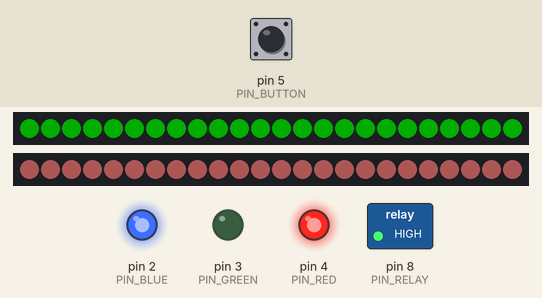
Recording of a sketch running on a simulated Arduino Uno, built with avr-gcc and run on an emulated ATmega328P. On the bench: 2 × 24 RGB LEDs in strip order, left to right, switched loads named in the sketch (green lamp = pin HIGH), output pins drawn as LEDs (lit = HIGH). The inputs (shaded band) are chosen by the test bench; at power-on: pin 5 (PIN_BUTTON) HIGH. Dim RGB values are drawn brighter than linear; the audio player accepts every command and is not drawn; what the sketch prints to the serial monitor is not drawn.

Above: at 2.7 s.
2.8 s: pin 5 (PIN_BUTTON) pulled LOW for 0.15 s
At 3.2 s:
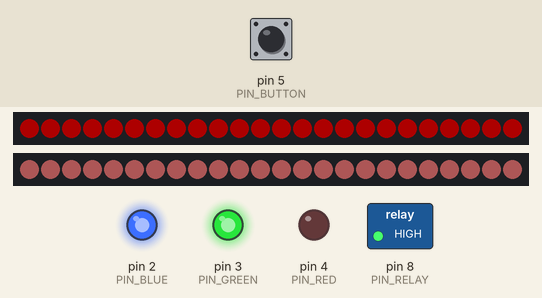
Timing chart, 0 to 5.8 s (numbered marks = the images above; inputs shaded):
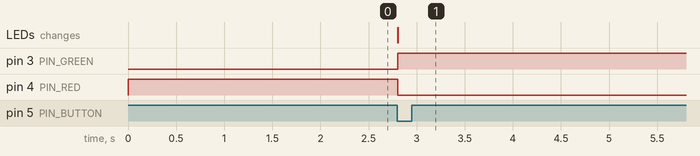

Measured:
- after the input at 2.8 s, pin 3 (PIN_GREEN): LOW → HIGH at once; pin 4 (PIN_RED): HIGH → LOW at once; the LEDs: change at once (image 1)

The sketch:

speaker-ledrings-ruggedbutton-uvlight-Test.ino
```cpp
#include <Adafruit_NeoPixel.h>
#include <SoftwareSerial.h>
#include <DFRobotDFPlayerMini.h>

// SoftwareSerial for DFPlayer
SoftwareSerial mySoftwareSerial(10, 11); // RX, TX
DFRobotDFPlayerMini myDFPlayer;

// Pin Assignments
const int PIN_BUTTON = 5;
const int PIN_BLUE   = 2;
const int PIN_GREEN  = 3;
const int PIN_RED    = 4;
const int PIN_EXT    = 7;
const int PIN_INT    = 6;
const int PIN_RELAY  = 8; // UV light relay

// LED Ring Setup
#define NUMPIXELS 24
Adafruit_NeoPixel extRing(NUMPIXELS, PIN_EXT, NEO_GRB + NEO_KHZ800);
Adafruit_NeoPixel intRing(NUMPIXELS, PIN_INT, NEO_GRB + NEO_KHZ800);

// Timing
const unsigned long PRESENTATION_DURATION = 120000; // 2 minutes
const unsigned long INTERIOR_DELAY        = 36000;   // Interior light fade delay
const unsigned long UV_ON_TIME            = 36000;  // UV on at 0:36
const unsigned long UV_OFF_TIME           = 102000; // UV off at 1:42

// State
bool presentationActive = false;
bool intLightActive     = false;
bool uvLightActive      = false;
unsigned long presentationStart = 0;

int buttonState;
int lastButtonState = LOW;


void setup() {
  Serial.begin(115200);
  mySoftwareSerial.begin(9600);

  pinMode(PIN_BUTTON, INPUT_PULLUP);
  pinMode(PIN_BLUE,   OUTPUT);
  pinMode(PIN_GREEN,  OUTPUT);
  pinMode(PIN_RED,    OUTPUT);
  pinMode(PIN_RELAY,  OUTPUT);

  digitalWrite(PIN_RELAY, HIGH); // UV off by default (active LOW)

  // Default button color — green
  digitalWrite(PIN_GREEN, LOW);
  digitalWrite(PIN_RED,   HIGH);
  digitalWrite(PIN_BLUE,  HIGH);

  // Exterior ring
  extRing.begin();
  extRing.setBrightness(50);
  extRing.show();
  setGreen();

  // Interior ring
  intRing.begin();
  intRing.setBrightness(50);
  intRing.show();
  setLightRed();

  // DFPlayer
  delay(1000);
  if (!myDFPlayer.begin(mySoftwareSerial)) {
    Serial.println("DFPlayer failed to initialize!");
    while(true);
  }
  Serial.println("DFPlayer ready!");
  myDFPlayer.setTimeOut(500);
  myDFPlayer.volume(30);
  myDFPlayer.EQ(0);
  myDFPlayer.stop();

  Serial.println("System ready — Default State");
}


void loop() {
  buttonState = digitalRead(PIN_BUTTON);

  if (buttonState != lastButtonState) {
    if (buttonState == LOW && !presentationActive) {
      startPresentation();
    }
    delay(50);
  }

  lastButtonState = buttonState;

  // Check if presentation time is up
  if (presentationActive) {
    if (millis() - presentationStart >= PRESENTATION_DURATION) {
      endPresentation();
    }
  }

  // Interior light fade delay
  if (presentationActive && intLightActive) {
    if (millis() - presentationStart >= INTERIOR_DELAY) {
      lightRedOff();
      intLightActive = false;
    }
  }


  if (presentationActive && !uvLightActive) {
    if (millis() - presentationStart >= UV_ON_TIME) {
      digitalWrite(PIN_RELAY, LOW); // UV light ON
      uvLightActive = true;
      Serial.println("UV light ON");
    }
  }


  if (presentationActive && uvLightActive) {
    if (millis() - presentationStart >= UV_OFF_TIME) {
      digitalWrite(PIN_RELAY, HIGH); // UV light OFF
      uvLightActive = false;
      Serial.println("UV light OFF");
    }
  }
}


void startPresentation() {
  presentationActive = true;
  intLightActive     = true;
  uvLightActive      = false; // *** ADDED ***
  presentationStart  = millis();

  setRed();

  // Button turns red
  digitalWrite(PIN_RED,   LOW);
  digitalWrite(PIN_GREEN, HIGH);
  digitalWrite(PIN_BLUE,  HIGH);

  // Play audio
  myDFPlayer.playFolder(2, 1);

  Serial.println("Presentation started!");
}


void endPresentation() {
  presentationActive = false;
  intLightActive     = true;

  myDFPlayer.stop();

  digitalWrite(PIN_RELAY, HIGH); // Make sure UV is off *** ADDED ***

  setGreen();
  setLightRed();

  // Button turns green
  digitalWrite(PIN_GREEN, LOW);
  digitalWrite(PIN_RED,   HIGH);
  digitalWrite(PIN_BLUE,  HIGH);

  Serial.println("Presentation ended — Default State");
}


void lightRedOff() {
  for (int brightness = 127; brightness >= 0; brightness--) {
    for (int i = 0; i < NUMPIXELS; i++) {
      intRing.setPixelColor(i, intRing.Color(brightness * 2, brightness, brightness));
    }
    intRing.show();
    delay(15);
  }
}


void setGreen() {
  for (int i = 0; i < NUMPIXELS; i++) {
    extRing.setPixelColor(i, extRing.Color(0, 255, 0));
  }
  extRing.show();
}


void setRed() {
  for (int i = 0; i < NUMPIXELS; i++) {
    extRing.setPixelColor(i, extRing.Color(255, 0, 0));
  }
  extRing.show();
}


void setLightRed() {
  for (int i = 0; i < NUMPIXELS; i++) {
    intRing.setPixelColor(i, intRing.Color(255, 127, 127));
  }
  intRing.show();
}
```
